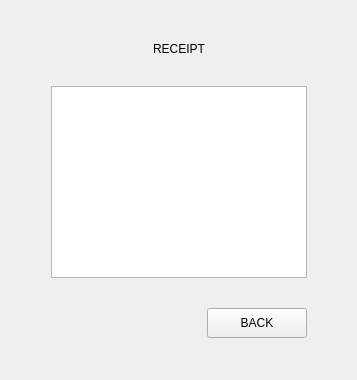
              <widget class="QWidget" name="page4">
               <layout class="QGridLayout" name="gridLayout_5">
                <property name="leftMargin">
                 <number>0</number>
                </property>
                <property name="topMargin">
                 <number>0</number>
                </property>
                <property name="rightMargin">
                 <number>0</number>
                </property>
                <property name="bottomMargin">
                 <number>0</number>
                </property>
                <property name="spacing">
                 <number>0</number>
                </property>
                <item row="0" column="1">
                 <spacer name="verticalSpacer_15">
                  <property name="orientation">
                   <enum>Qt::Vertical</enum>
                  </property>
                  <property name="sizeHint" stdset="0">
                   <size>
                    <width>20</width>
                    <height>42</height>
                   </size>
                  </property>
                 </spacer>
                </item>
                <item row="1" column="0">
                 <spacer name="horizontalSpacer_29">
                  <property name="orientation">
                   <enum>Qt::Horizontal</enum>
                  </property>
                  <property name="sizeHint" stdset="0">
                   <size>
                    <width>51</width>
                    <height>20</height>
                   </size>
                  </property>
                 </spacer>
                </item>
                <item row="1" column="1">
                 <layout class="QVBoxLayout" name="verticalLayout_38">
                  <property name="spacing">
                   <number>30</number>
                  </property>
                  <item>
                   <widget class="QLabel" name="lbl_TitleReceipt">
                    <property name="text">
                     <string>RECEIPT</string>
                    </property>
                    <property name="alignment">
                     <set>Qt::AlignCenter</set>
                    </property>
                   </widget>
                  </item>
                  <item>
                   <widget class="QTableView" name="tableView"/>
                  </item>
                  <item>
                   <layout class="QVBoxLayout" name="verticalLayout_37">
                    <item>
                     <layout class="QHBoxLayout" name="horizontalLayout_20">
                      <item>
                       <spacer name="horizontalSpacer_27">
                        <property name="orientation">
                         <enum>Qt::Horizontal</enum>
                        </property>
                        <property name="sizeHint" stdset="0">
                         <size>
                          <width>40</width>
                          <height>20</height>
                         </size>
                        </property>
                       </spacer>
                      </item>
                      <item>
                       <widget class="QPushButton" name="btnBackToBorrow">
                        <property name="sizePolicy">
                         <sizepolicy hsizetype="Minimum" vsizetype="Fixed">
                          <horstretch>100</horstretch>
                          <verstretch>30</verstretch>
                         </sizepolicy>
                        </property>
                        <property name="minimumSize">
                         <size>
                          <width>100</width>
                          <height>30</height>
                         </size>
                        </property>
                        <property name="maximumSize">
                         <size>
                          <width>100</width>
                          <height>16777215</height>
                         </size>
                        </property>
                        <property name="text">
                         <string>BACK</string>
                        </property>
                       </widget>
                      </item>
                     </layout>
                    </item>
                   </layout>
                  </item>
                 </layout>
                </item>
                <item row="1" column="2">
                 <spacer name="horizontalSpacer_28">
                  <property name="orientation">
                   <enum>Qt::Horizontal</enum>
                  </property>
                  <property name="sizeHint" stdset="0">
                   <size>
                    <width>50</width>
                    <height>20</height>
                   </size>
                  </property>
                 </spacer>
                </item>
                <item row="2" column="1">
                 <spacer name="verticalSpacer_14">
                  <property name="orientation">
                   <enum>Qt::Vertical</enum>
                  </property>
                  <property name="sizeHint" stdset="0">
                   <size>
                    <width>20</width>
                    <height>42</height>
                   </size>
                  </property>
                 </spacer>
                </item>
               </layout>
              </widget>
